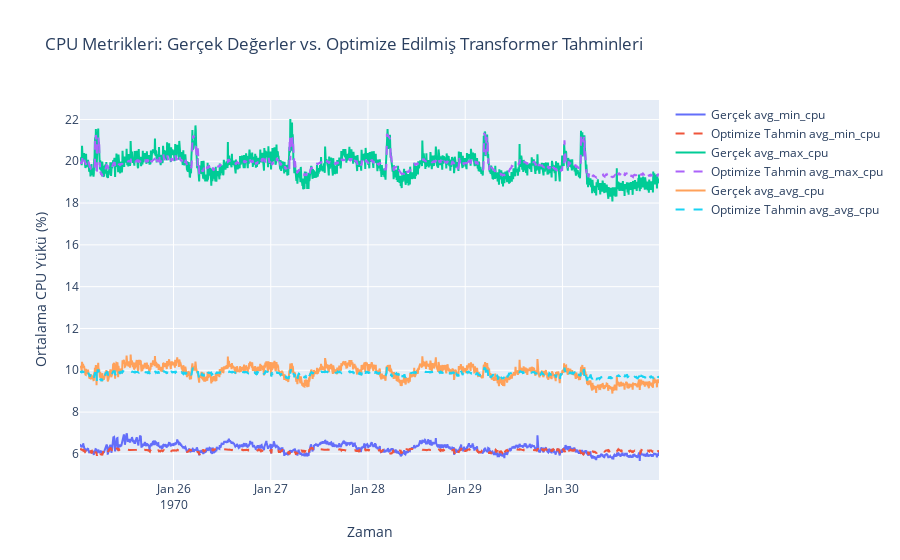

Source (notebook cell):
### Markdown cell above
## Adım 12: Sonuçları Görselleştirme

### Code cell
fig = go.Figure()
for i, column in enumerate(target_columns):
    fig.add_trace(
        go.Scatter(
            x=df.index[train_size+lookback:],
            y=y_test_original_scale[:, i], 
            mode='lines', 
            name=f'Gerçek {column}'
            ))
    
    fig.add_trace(
        go.Scatter(
            x=df.index[train_size+lookback:], 
            y=predictions_original_scale[:, i], 
            mode='lines', 
            name=f'Optimize Tahmin {column}', 
            line=dict(dash='dash')
            ))
    
fig.update_layout(
    title='CPU Metrikleri: Gerçek Değerler vs. Optimize Edilmiş Transformer Tahminleri', 
    xaxis_title='Zaman', 
    yaxis_title='Ortalama CPU Yükü (%)'
    )

fig.show()

### Figure 1 — Plotly figure (JSON) as saved in the notebook; plotly's stock layout.template omitted (floating-point values rounded to 4 significant figures; data arrays with more than 128 entries replaced by an {"elided": "..."} marker saying what was removed)
{"data": [{"mode": "lines", "name": "Gerçek avg_min_cpu", "type": "scatter", "x": {"elided": "1716 str values"}, "y": {"elided": "1716 float values"}}, {"line": {"dash": "dash"}, "mode": "lines", "name": "Optimize Tahmin avg_min_cpu", "type": "scatter", "x": {"elided": "1716 str values"}, "y": {"elided": "1716 float values"}}, {"mode": "lines", "name": "Gerçek avg_max_cpu", "type": "scatter", "x": {"elided": "1716 str values"}, "y": {"elided": "1716 float values"}}, {"line": {"dash": "dash"}, "mode": "lines", "name": "Optimize Tahmin avg_max_cpu", "type": "scatter", "x": {"elided": "1716 str values"}, "y": {"elided": "1716 float values"}}, {"mode": "lines", "name": "Gerçek avg_avg_cpu", "type": "scatter", "x": {"elided": "1716 str values"}, "y": {"elided": "1716 float values"}}, {"line": {"dash": "dash"}, "mode": "lines", "name": "Optimize Tahmin avg_avg_cpu", "type": "scatter", "x": {"elided": "1716 str values"}, "y": {"elided": "1716 float values"}}], "layout": {"title": {"text": "CPU Metrikleri: Gerçek Değerler vs. Optimize Edilmiş Transformer Tahminleri"}, "xaxis": {"title": {"text": "Zaman"}}, "yaxis": {"title": {"text": "Ortalama CPU Yükü (%)"}}}}
